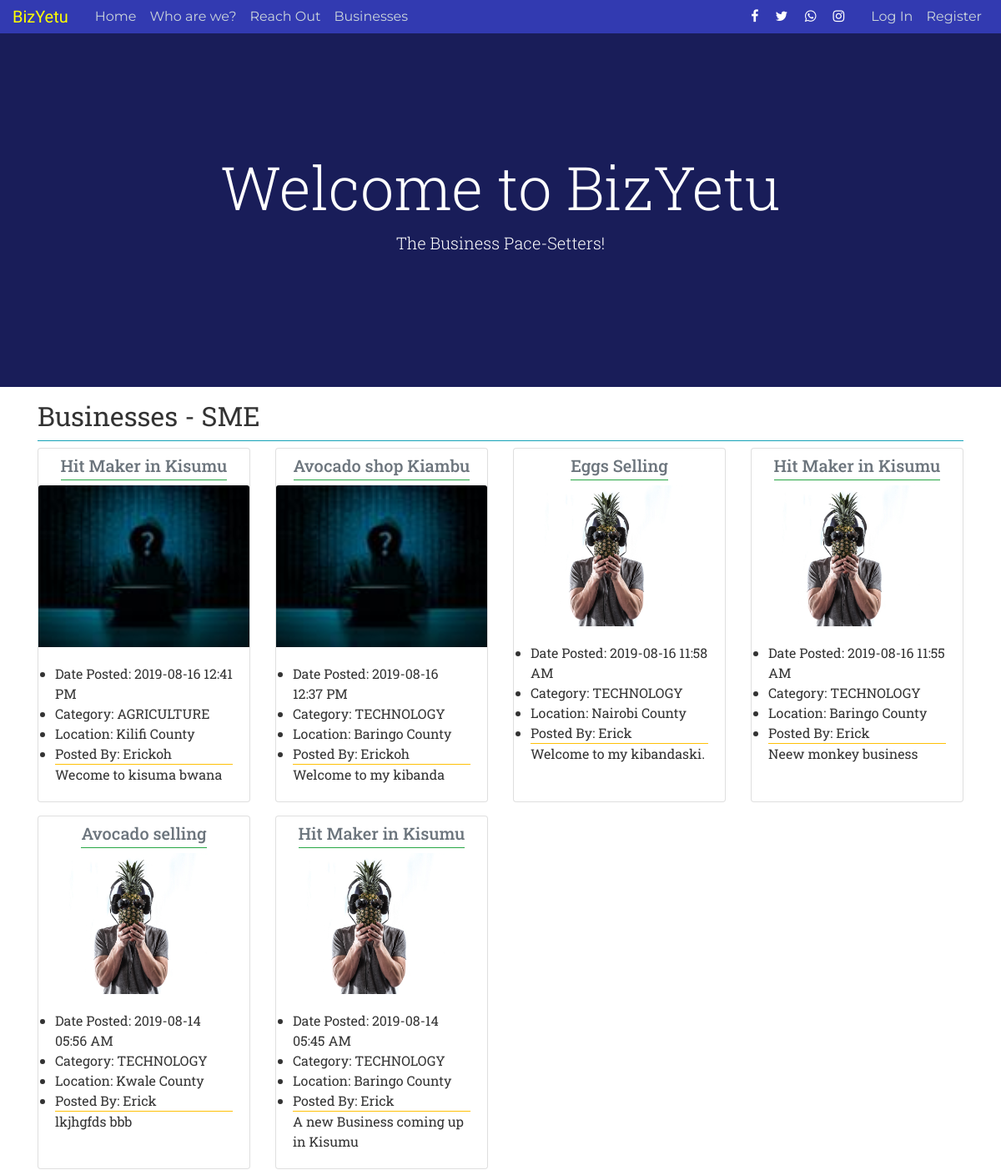
Page /home (upper part) on the earlier database version.
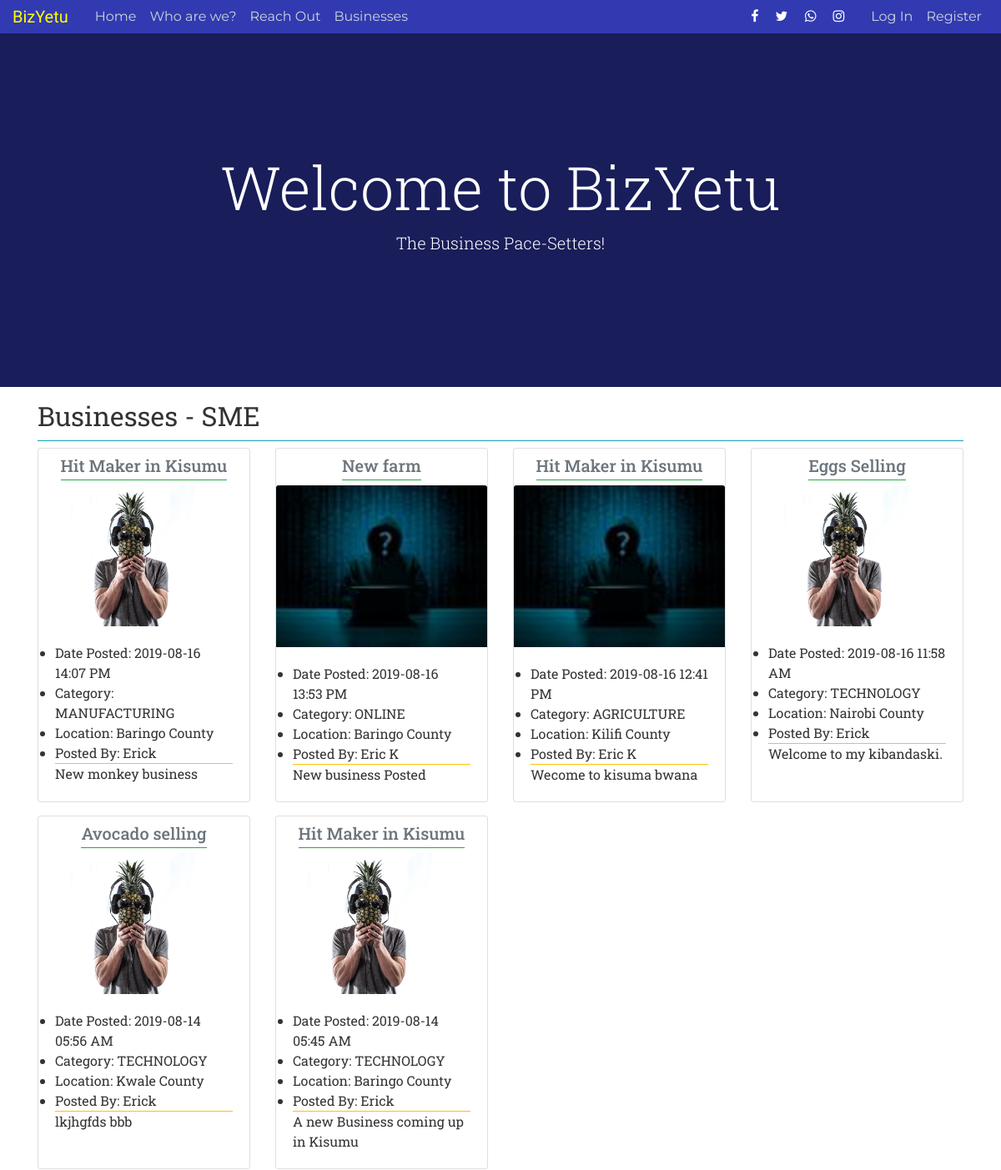
Same page on the later database version.
### flask_app/models.py (models this page shows, shortened)
class Business(db.Model, UserMixin):
    id = db.Column(db.Integer, primary_key=True)
    business_title = db.Column(db.String(100), nullable=False)
    business_description = db.Column(db.String(280), nullable=False)
    email = db.Column(db.String(100), nullable=False)
    business_image_file = db.Column(
        db.String(120), nullable=False, default='default.jpg')
    business_date_posted = db.Column(db.DateTime, nullable=False)
    business_category = db.Column(db.String(100), nullable=False)
    business_location = db.Column(db.String(100), nullable=False)
    business_tel = db.Column(db.Integer, nullable=False)
    user_id = db.Column(db.Integer, db.ForeignKey('user.id'), nullable=False)

class User(db.Model, UserMixin):
    id = db.Column(db.Integer, primary_key=True)
    username = db.Column(db.String(20), unique=True, nullable=False)
    email = db.Column(db.String(120), unique=True, nullable=False)
    user_type = db.Column(db.String(20), nullable=False)
    password = db.Column(db.String(60), nullable=False)
    user_image_file = db.Column(
        db.String(120), nullable=False, default='default.jpg')
    businesses = db.relationship(
        'Business', backref='business_owner', lazy=True)
    reviews = db.relationship('Review', backref='owner', lazy=True)

### flask_app/routes.py (the view)
@app.route('/', methods=['GET', 'POST'])
@app.route('/home', methods=['GET', 'POST'])
def home():
    businesses = Business.query.order_by(
        Business.business_date_posted.desc()).all()
    return render_template('home.html', title='Home', businesses=businesses)

### flask_app/templates/home.html (shortened to what this page needs)
{% extends "layout.html" %}
	{% block content %}
   <section class="header-section">
      <div class="overlay"></div>
      <video playsinline="playsinline" autoplay="autoplay" muted="muted" loop="loop">
        <source src="https://storage.googleapis.com/coverr-main/mp4/Mt_Baker.mp4" type="video/mp4">
      </video>
      <div class="container h-100">
        <div class="d-flex h-100 text-center align-items-center">
          <div class="w-100 text-white">
            <h1 class="display-3">Welcome to BizYetu</h1>
            <p class="lead mb-0">The Business Pace-Setters!</p>
          </div>
        </div>
      </div>
  </section>
    <div class="container">
        <div class="border-bottom border-info pt-2">
          <h1>
            <small>Businesses - SME</small>
          </h1>
        </div>
          <div class="row mt-2">
            {% for business in businesses %}
            {% if business.business_category != 'SME' %}
                <div class="col-lg-3 col-md-4 col-sm-6 mb-3 business-cards">
                  <div class="card h-100">
                    <h5 class="card-title text-center pt-2">
                        <a href="{{ url_for('business', business_id=business.id) }}" class="text-muted  border-bottom border-success pb-1">{{ business.business_title }}</a>
                      </h5>
                    <a href="#"><img class="card-img-top" src="{{ url_for('static', filename='profile_pics/' + business.business_owner.user_image_file) }}" alt=""></a>
                    <div class="card-body">
                        <div class="post-description border-bottom border-warning">
                            <ul class="list-group">
                                <li class="list-item">Date Posted:  {{ business.business_date_posted.strftime('%Y-%m-%d %H:%M %p') }}</li>
                                <li class="list-item">Category: {{ business.business_category }}</li>
                                <li class="list-item">Location: {{ business.business_location }}</li>
                                <li class="list-item">Posted By: {{ business.business_owner.username}}</li>
                            </ul>
                        </div>
                      <p class="card-text">{{ business.business_description }}
                  </div>
                </div>
          </div>
          {% endif %}
          {% endfor %}
    </div>
  </div>
	{% endblock content%}

### flask_app/templates/layout.html (shortened to what this page needs)
<!DOCTYPE html>
<html>
<head>
    <link rel="stylesheet" href="https://maxcdn.bootstrapcdn.com/bootstrap/4.0.0/css/bootstrap.min.css">
    <link rel="stylesheet" href="https://cdnjs.cloudflare.com/ajax/libs/font-awesome/4.7.0/css/font-awesome.min.css">
	<link rel="stylesheet" type="text/css" href="{{ url_for('static', filename='custom.css') }}">
</head>
<body>
	<header class="site-header">
	  <nav class="navbar navbar-expand-md navbar-dark bg-steel fixed-top">
	    <div class="container-fluid">
	      <a class="navbar-brand mr-4" href="/">BizYetu</a>
	      <div class="collapse navbar-collapse" id="navbarToggle">
	        <div class="navbar-nav mr-auto">
	          <a class="nav-item nav-link" href="{{ url_for('home') }}">Home</a>
	          <a class="nav-item nav-link" href="{{ url_for('about') }}">Who are we?</a>
	          <a class="nav-item nav-link" href="#">Reach Out</a>
	          <a class="nav-item nav-link" href="{{ url_for('businesses') }}">Businesses</a>
	        </div>
	        <div class="navbar-nav">
	        	<div class="nav-item nav-link social-links">
	        		<a href="#" class="fa fa-facebook mr-3"></a>
	        		<a href="#" class="fa fa-twitter mr-3"></a>
	        		<a href="#" class="fa fa-whatsapp mr-3"></a>
	        		<a href="#" class="fa fa-instagram mr-3"></a>
	        	</div>
	        		{% if current_user.is_authenticated %}
	        			    	<a class="nav-item nav-link" href="{{ url_for('account') }}">Profile</a>
					        	<div class="dropdown">
									  <a class="nav-item nav-link dropdown-toggle text-warning" id="dropdownMenuButton" data-toggle="dropdown" aria-haspopup="true" aria-expanded="false">{{ current_user.username }}</a>
									  <div class="dropdown-menu" aria-labelledby="dropdownMenuButton">
									  	<a class="dropdown-item" href="{{ url_for('logout') }}">Log Out
									  		<img src="https://img.icons8.com/dotty/80/000000/logout-rounded-up.png" width="17px">
									  	</a>
									  </div>
								</div>
	        		{% else %}
		        		<a class="nav-item nav-link" href="{{ url_for('login') }}">Log In </a>
		        		<a class="nav-item nav-link" href="{{ url_for('register') }}" >Register</a>
		        	{% endif %}
	        </div>
	      </div>
	    </div>
	  </nav>
	</header>
	<main >
	    <div class="container-fluid text-center pt-4">
	    </div>
	    {% block content %}{% endblock %}
	</main>
</body>
</html>

### flask_app/static/custom.css (style rules this page uses)
body { color: #333333; margin-top: 0rem; overflow-x: hidden; font-family: 'Roboto Slab', -apple-system, BlinkMacSystemFont, 'Segoe UI', Roboto, 'Helvetica Neue', Arial, sans-serif, 'Apple Color Emoji', 'Segoe UI Emoji', 'Segoe UI Symbol', 'Noto Color Emoji'; }
h2, h3, h4, h5, h6 { color: #444444; }
.navbar-brand { color: #ffff00 !important; font-family: 'Kaushan Script', -apple-system, BlinkMacSystemFont, 'Segoe UI', Roboto, 'Helvetica Neue', Arial, sans-serif, 'Apple Color Emoji', 'Segoe UI Emoji', 'Segoe UI Symbol', 'Noto Color Emoji'; }
.bg-steel, footer { background-color: #323ab1; padding: 0px; }
.site-header .navbar-nav .nav-link { color: #cbd5db; font-family: 'Montserrat', -apple-system, BlinkMacSystemFont, 'Segoe UI', Roboto, 'Helvetica Neue', Arial, sans-serif, 'Apple Color Emoji', 'Segoe UI Emoji', 'Segoe UI Symbol', 'Noto Color Emoji'; }
.social-links a { color: white; }
.header-section { position: relative; background-color: black; height: 55vh; min-height: 25rem; width: 100%; overflow: hidden; }
.header-section video { position: absolute; top: 50%; left: 50%; min-width: 100%; min-height: 100%; width: auto; height: auto; z-index: 0; -ms-transform: translateX(-50%) translateY(-50%); -moz-transform: translateX(-50%) translateY(-50%); -webkit-transform: translateX(-50%) translateY(-50%); transform: translateX(-50%) translateY(-50%); }
.header-section .container { position: relative; z-index: 2; }
.header-section .overlay { position: absolute; top: 0; left: 0; height: 100%; width: 100%; background-color: #323ab1; opacity: 0.5; z-index: 1; }

Differences in the rows shown:
no longer on this page (row edited): Business: business_title "Avocado shop Kiambu", user_image_file (picture), business_date_posted "2019-08-16 12:37 PM", business_category "TECHNOLOGY", business_location "Baringo County", business_owner.username "Erickoh", business_description "Welcome to my kibanda"
changed Business: business_date_posted "2019-08-16 11:55 AM" → "2019-08-16 14:07 PM"; business_category "TECHNOLOGY" → "MANUFACTURING"; business_description "Neew monkey business" → "New monkey business"; moves up the list
added Business: business_title "New farm", user_image_file (picture), business_date_posted "2019-08-16 13:53 PM", business_category "ONLINE", business_location "Baringo County", business_owner.username "Eric K", business_description "New business Posted"
changed through a linked row, Business "2019-08-16 12:41 PM": business_owner.username "Erickoh" → "Eric K"
